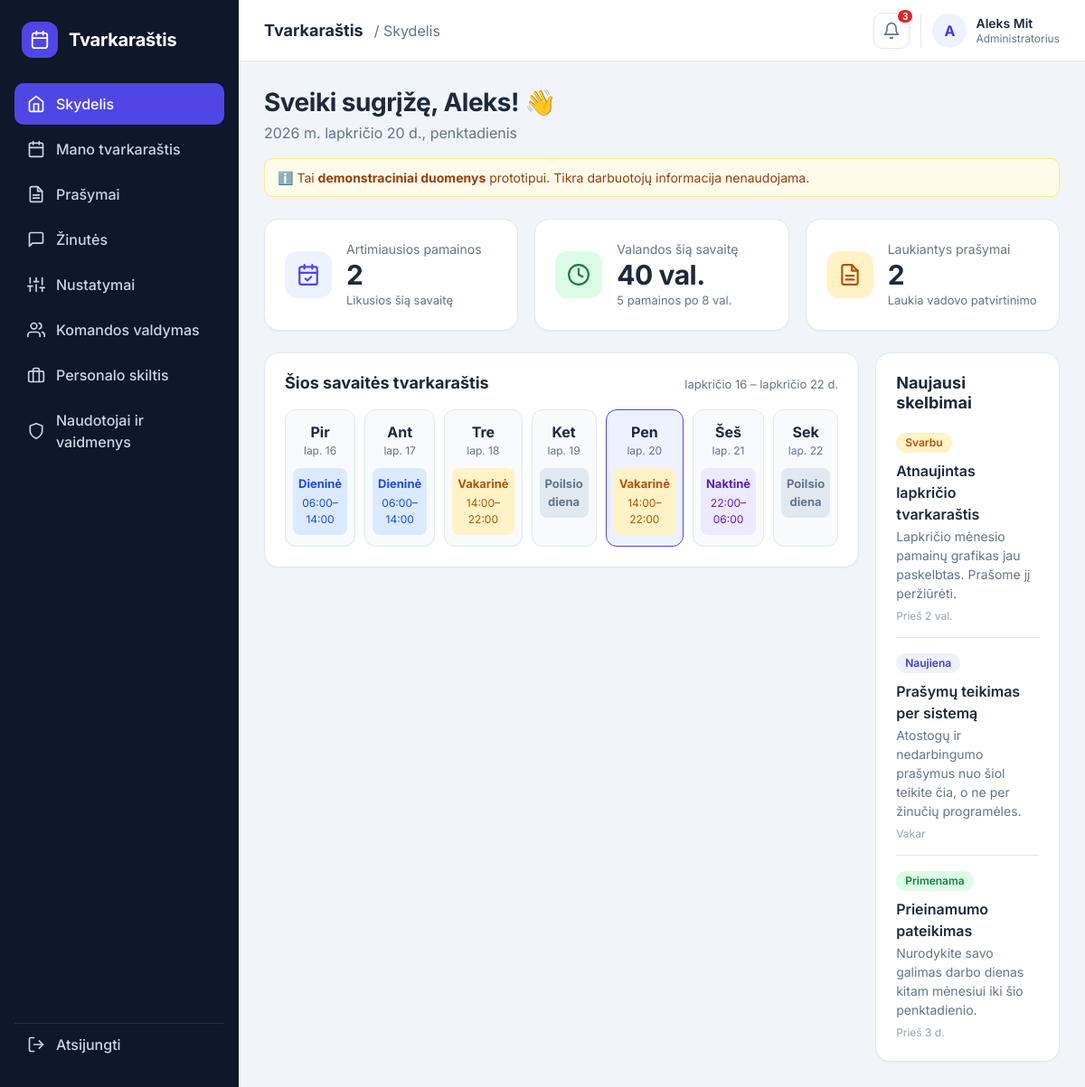
The app's page /dashboard (signed in) with its own data.
### tables this page shows
CREATE TABLE users (
            id            INTEGER PRIMARY KEY AUTOINCREMENT,
            full_name     TEXT NOT NULL,
            email         TEXT NOT NULL UNIQUE,
            password_hash TEXT NOT NULL,
            role          TEXT NOT NULL DEFAULT 'employee',
            created_at    TEXT NOT NULL DEFAULT CURRENT_TIMESTAMP
        , is_active INTEGER NOT NULL DEFAULT 1);

### app.py (the view)
@app.route("/dashboard")
@login_required
def dashboard():
    today = date.today()
    week, monday, sunday = build_week(today)
    upcoming = sum(1 for d in week if d["shift"] and d["day_obj"] >= today)
    total_shifts = sum(1 for d in week if d["shift"])
    hours = total_shifts * 8  # kiekviena pamaina - 8 val.
    cards = [
        {"label": "Artimiausios pamainos", "value": upcoming, "note": "Likusios šią savaitę",
         "color": "indigo",
         "icon": '<rect x="3" y="4" width="18" height="18" rx="2"/><path d="M16 2v4M8 2v4M3 10h18"/><path d="M9 16l2 2 4-4"/>'},
        {"label": "Valandos šią savaitę", "value": f"{hours} val.", "note": f"{total_shifts} pamainos po 8 val.",
         "color": "green",
         "icon": '<circle cx="12" cy="12" r="10"/><polyline points="12 6 12 12 16 14"/>'},
        {"label": "Laukiantys prašymai", "value": 2, "note": "Laukia vadovo patvirtinimo",
         "color": "amber",
         "icon": '<path d="M14 2H6a2 2 0 0 0-2 2v16a2 2 0 0 0 2 2h12a2 2 0 0 0 2-2V8z"/><polyline points="14 2 14 8 20 8"/><line x1="16" y1="13" x2="8" y2="13"/><line x1="16" y1="17" x2="8" y2="17"/>'},
    ]
    today_text = (f"{today.year} m. {MONTHS_GENITIVE[today.month - 1]} {today.day} d., "
                  f"{DAY_NAMES[today.weekday()].lower()}")
    week_range = (f"{MONTHS_GENITIVE[monday.month - 1]} {monday.day} – "
                  f"{MONTHS_GENITIVE[sunday.month - 1]} {sunday.day} d.")
    return render_template(
        "dashboard.html",
        first_name=session["user_name"].split()[0],
        today_text=today_text,
        week_range=week_range,
        cards=cards,
        week=week,
        announcements=DEMO_ANNOUNCEMENTS,
    )

### app.py (called while the page is built)
def get_db():
    if "db" not in g:
        g.db = sqlite3.connect(DATABASE)
        g.db.row_factory = sqlite3.Row
    return g.db

@app.before_request
def load_current_user():
    g.user = None
    if request.endpoint in (None, "static"):
        return
    user_id = session.get("user_id")
    if user_id is None:
        return
    user = get_db().execute(
        "SELECT id, full_name, email, role, is_active FROM users WHERE id = ?",
        (user_id,),
    ).fetchone()
    if user is None or not user["is_active"]:
        session.clear()
        flash("Jūsų paskyra deaktyvuota. Kreipkitės į administratorių.", "error")
        return redirect(url_for("login"))
    g.user = user
    session["user_name"] = user["full_name"]
    session["user_role"] = user["role"]

def login_required(view):
    @wraps(view)
    def wrapped_view(*args, **kwargs):
        if g.user is None:
            flash("Norėdami matyti šį puslapį, prisijunkite.", "error")
            return redirect(url_for("login"))
        return view(*args, **kwargs)
    return wrapped_view

@app.context_processor
def inject_globals():
    role = g.user["role"] if g.get("user") else DEFAULT_ROLE
    return {
        "notification_count": 3,   # demonstracinis pranešimų skaičius
        "user_role": role,
        "role_labels": ROLES,
    }

def shift_key_for(day, today):
    next_year = today.year + (1 if today.month == 12 else 0)
    next_month = today.month % 12 + 1
    published_until = date(next_year, next_month, calendar.monthrange(next_year, next_month)[1])
    if day > published_until:
        return None
    this_monday = today - timedelta(days=today.weekday())
    day_monday = day - timedelta(days=day.weekday())
    weeks_from_now = (day_monday - this_monday).days // 7
    if weeks_from_now % 5 == 3:
        return None
    return WEEK_PATTERNS[weeks_from_now % 3][day.weekday()]

def make_shift(key):
    if not key:
        return None
    name, start, end = SHIFT_TYPES[key]
    return {"key": key, "name": name, "start": start, "end": end,
            "time": f"{start}–{end}", "ends_next_day": end < start}

### templates/dashboard.html
{% extends "app_base.html" %}
{% block title %}Skydelis{% endblock %}
{% block content %}
<section class="welcome">
    <div>
        <h1>Sveiki sugrįžę, {{ first_name }}! 👋</h1>
        <p class="muted">{{ today_text }}</p>
    </div>
</section>
<div class="demo-note">
    ℹ️ Tai <strong>demonstraciniai duomenys</strong> prototipui. Tikra darbuotojų informacija nenaudojama.
</div>
<section class="cards">
    {% for card in cards %}
    <article class="card stat-card">
        <div class="stat-icon stat-{{ card.color }}">
            <svg viewBox="0 0 24 24" fill="none" stroke="currentColor" stroke-width="2" stroke-linecap="round" stroke-linejoin="round">{{ card.icon|safe }}</svg>
        </div>
        <div>
            <p class="stat-label">{{ card.label }}</p>
            <p class="stat-value">{{ card.value }}</p>
            <p class="stat-note">{{ card.note }}</p>
        </div>
    </article>
    {% endfor %}
</section>
<div class="content-grid">
    <section class="card">
        <div class="card-head">
            <h2>Šios savaitės tvarkaraštis</h2>
            <span class="muted small">{{ week_range }}</span>
        </div>
        <div class="week">
            {% for day in week %}
            <div class="day {% if day.is_today %}today{% endif %}">
                <p class="day-name">{{ day.short }}</p>
                <p class="day-date">{{ day.date }}</p>
                {% if day.shift %}
                    <div class="shift shift-{{ day.shift.key }}">
                        <strong>{{ day.shift.name }}</strong>
                        <span>{{ day.shift.time }}</span>
                    </div>
                {% else %}
                    <div class="shift shift-off">
                        <strong>Poilsio diena</strong>
                    </div>
                {% endif %}
            </div>
            {% endfor %}
        </div>
    </section>
    <section class="card">
        <div class="card-head">
            <h2>Naujausi skelbimai</h2>
        </div>
        <ul class="announcements">
            {% for item in announcements %}
            <li>
                <span class="tag tag-{{ item.color }}">{{ item.tag }}</span>
                <p class="ann-title">{{ item.title }}</p>
                <p class="ann-text">{{ item.text }}</p>
                <p class="ann-time">{{ item.time }}</p>
            </li>
            {% endfor %}
        </ul>
    </section>
</div>
{% endblock %}

### templates/app_base.html (shortened to what this page needs)
{% extends "base.html" %}
{% block body_class %}app-page{% endblock %}
{% block body %}
<div class="app-shell">
    <aside class="sidebar" id="sidebar">
        <div class="brand">
            <span class="brand-icon">
                <svg viewBox="0 0 24 24" fill="none" stroke="currentColor" stroke-width="2" stroke-linecap="round" stroke-linejoin="round"><rect x="3" y="4" width="18" height="18" rx="3"/><path d="M16 2v4M8 2v4M3 10h18"/></svg>
            </span>
            <span class="brand-name">Tvarkaraštis</span>
        </div>
        <nav class="nav">
            {% for endpoint, label, icon in nav_items %}
            <a href="{{ url_for(endpoint) }}"
               class="nav-link {% if request.endpoint == endpoint %}active{% endif %}">
                <svg viewBox="0 0 24 24" fill="none" stroke="currentColor" stroke-width="2" stroke-linecap="round" stroke-linejoin="round">{{ icon|safe }}</svg>
                {{ label }}
            </a>
            {% endfor %}
            {% if user_role in ('manager', 'hr', 'admin') %}
            <a href="{{ url_for('team') }}"
               class="nav-link {% if request.endpoint == 'team' %}active{% endif %}">
                <svg viewBox="0 0 24 24" fill="none" stroke="currentColor" stroke-width="2" stroke-linecap="round" stroke-linejoin="round">
                    <path d="M17 21v-2a4 4 0 0 0-4-4H5a4 4 0 0 0-4 4v2"/>
                    <circle cx="9" cy="7" r="4"/>
                    <path d="M23 21v-2a4 4 0 0 0-3-3.87"/>
                    <path d="M16 3.13a4 4 0 0 1 0 7.75"/>
                </svg>
                Komandos valdymas
            </a>
            {% endif %}
            {% if user_role in ('hr', 'admin') %}
            <a href="{{ url_for('hr_section') }}"
               class="nav-link {% if request.endpoint == 'hr_section' %}active{% endif %}">
                <svg viewBox="0 0 24 24" fill="none" stroke="currentColor" stroke-width="2" stroke-linecap="round" stroke-linejoin="round">
                    <rect x="2" y="7" width="20" height="14" rx="2"/>
                    <path d="M16 21V5a2 2 0 0 0-2-2h-4a2 2 0 0 0-2 2v16"/>
                </svg>
                Personalo skiltis
            </a>
            {% endif %}
            {% if user_role == 'admin' %}
            <a href="{{ url_for('admin_roles') }}"
               class="nav-link {% if request.endpoint == 'admin_roles' %}active{% endif %}">
                <svg viewBox="0 0 24 24" fill="none" stroke="currentColor" stroke-width="2" stroke-linecap="round" stroke-linejoin="round">
                    <path d="M12 22s8-4 8-10V5l-8-3-8 3v7c0 6 8 10 8 10z"/>
                </svg>
                Naudotojai ir vaidmenys
            </a>
            {% endif %}
        </nav>
        <a href="{{ url_for('logout') }}" class="nav-link logout-link">
            <svg viewBox="0 0 24 24" fill="none" stroke="currentColor" stroke-width="2" stroke-linecap="round" stroke-linejoin="round"><path d="M9 21H5a2 2 0 0 1-2-2V5a2 2 0 0 1 2-2h4"/><polyline points="16 17 21 12 16 7"/><line x1="21" y1="12" x2="9" y2="12"/></svg>
            Atsijungti
        </a>
    </aside>
    <div class="app-content">
        <header class="topbar">
            <div class="topbar-left">
                <span class="topbar-title">Tvarkaraštis</span>
                <span class="topbar-page">/ {{ self.title() }}</span>
            </div>
            <div class="topbar-right">
                <button type="button" class="icon-btn" aria-label="Pranešimai" title="Pranešimai">
                    <svg viewBox="0 0 24 24" fill="none" stroke="currentColor" stroke-width="2" stroke-linecap="round" stroke-linejoin="round"><path d="M18 8a6 6 0 0 0-12 0c0 7-3 9-3 9h18s-3-2-3-9"/><path d="M13.7 21a2 2 0 0 1-3.4 0"/></svg>
                    {% if notification_count %}<span class="badge">{{ notification_count }}</span>{% endif %}
                </button>
                <div class="user-chip">
                    <span class="avatar">{{ session['user_name'][0]|upper }}</span>
                    <div class="user-meta">
                        <span class="user-name">{{ session['user_name'] }}</span>
                        <span class="user-role">{{ role_labels[user_role] }}</span>
                    </div>
                </div>
            </div>
        </header>
        <main class="page">
            {% block content %}{% endblock %}
        </main>
    </div>
</div>
{% endblock %}

### records on screen
users: full_name "A", user_name "Aleks Mit", role "Administratorius"

### other values on screen
{{ label }} "Skydelis" "Mano tvarkaraštis" "Prašymai" "Žinutės" "Nustatymai"
{{ notification_count }} "3"
{{ first_name }} "Aleks"
{{ today_text }} "2026 m. lapkričio 20 d., penktadienis"
{{ card.label }} "Artimiausios pamainos" "Valandos šią savaitę" "Laukiantys prašymai"
{{ card.value }} "2" "40 val." "2"
{{ card.note }} "Likusios šią savaitę" "5 pamainos po 8 val." "Laukia vadovo patvirtinimo"
{{ week_range }} "lapkričio 16 – lapkričio 22 d."
{{ day.short }} "Pir" "Ant" "Tre" "Ket" "Pen" "Šeš" "Sek"
{{ day.date }} "lap. 16" "lap. 17" "lap. 18" "lap. 19" "lap. 20" "lap. 21" "lap. 22"
{{ day.shift.name }} "Dieninė" "Dieninė" "Vakarinė" "Vakarinė" "Naktinė"
{{ day.shift.time }} "06:00–14:00" "06:00–14:00" "14:00–22:00" "14:00–22:00" "22:00–06:00"
{{ item.tag }} "Svarbu" "Naujiena" "Primenama"
{{ item.title }} "Atnaujintas lapkričio tvarkaraštis" "Prašymų teikimas per sistemą" "Prieinamumo pateikimas"
{{ item.text }} "Lapkričio mėnesio pamainų grafikas jau paskelbtas. Prašome jį peržiūrėti." "Atostogų ir nedarbingumo prašymus nuo šiol teikite čia, o ne per žinučių programėles." "Nurodykite savo galimas darbo dienas kitam mėnesiui iki šio penktadienio."
